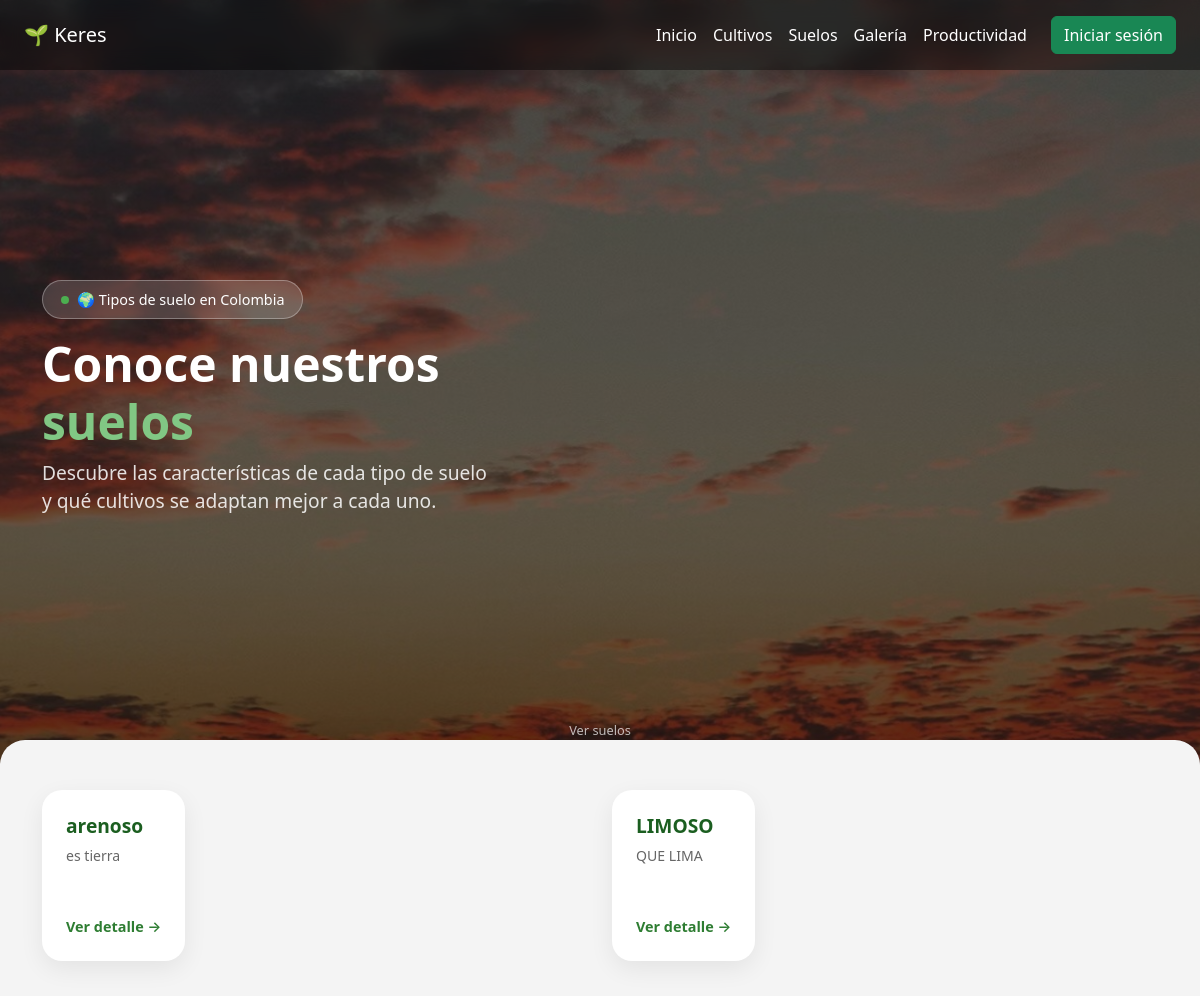
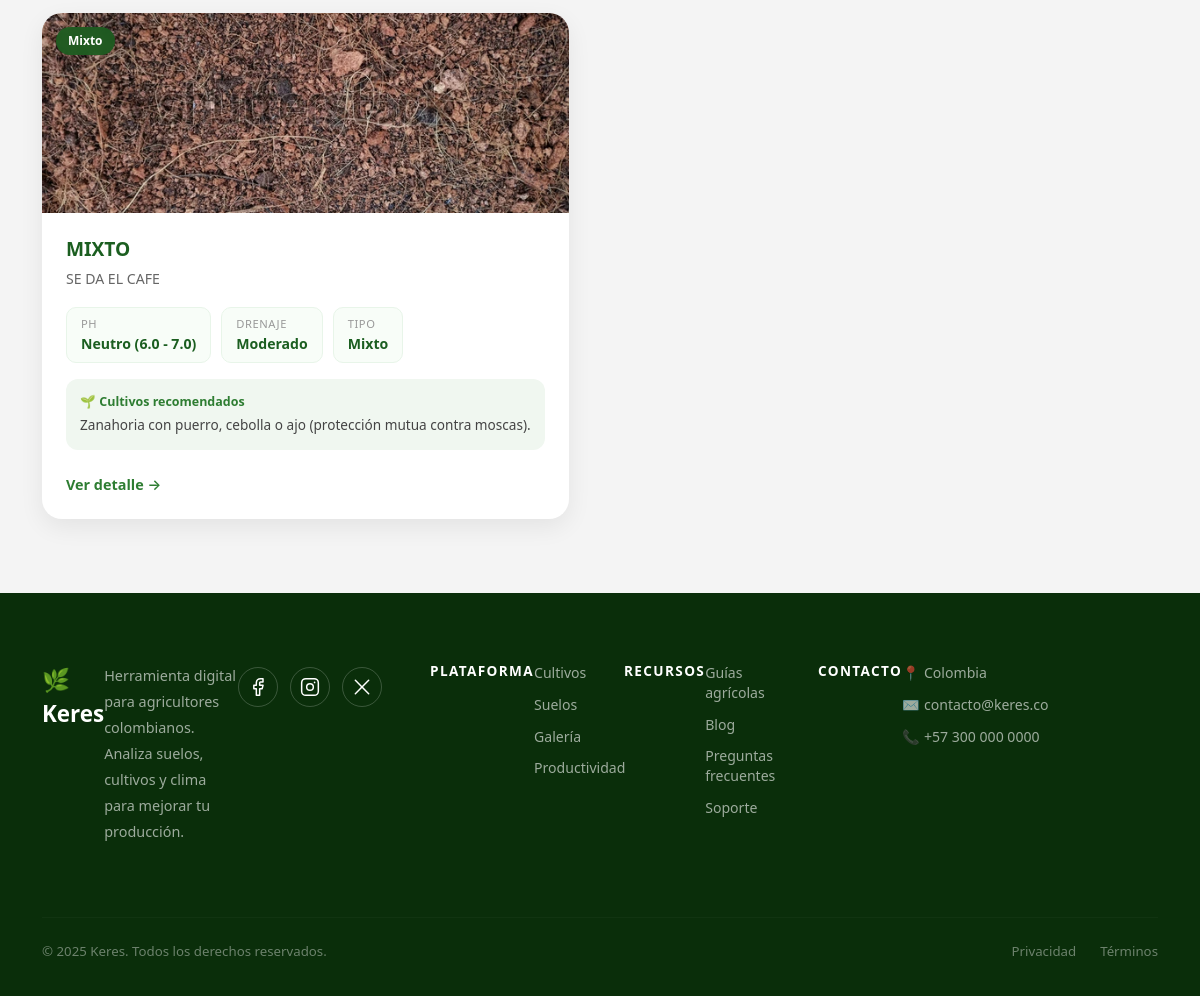
The page /suelos/ on the database its author committed (2 pictures, top to bottom).
### web/models.py (models this page shows, shortened)
class Suelo(models.Model):
    nombre = models.CharField(max_length=100)
    descripcion = models.TextField()

### web/views.py (the view)
# urls.py: path('suelos/', views.suelos, name='suelos'),
def suelos(request):
    suelos = Suelo.objects.all()
    return render(request, "suelos.html", {"suelos": suelos})

### web/templates/suelos.html (shortened to what this page needs)
{% extends 'base.html' %}
{% block contenido %}
<section class="hero hero-cultivos">
    <div class="container text-white">
        <div class="hero-badge mb-3">
            <span class="badge-dot"></span>
            🌍 Tipos de suelo en Colombia
        </div>
        <h1 class="display-3 fw-bold hero-titulo">
            Conoce nuestros <br>
            <span class="hero-highlight">suelos</span>
        </h1>
        <p class="lead mb-4 hero-sub">
            Descubre las características de cada tipo de suelo<br>
            y qué cultivos se adaptan mejor a cada uno.
        </p>
    </div>
    <div class="scroll-indicator">
        <span>Ver suelos</span>
        <div class="scroll-arrow">
        </div>
    </div>
</section>
<div class="cultivos-container">
    <div class="container">
        <div class="row g-4">
            {% for suelo in suelos %}
            <div class="col-md-6 mb-4">
                <div class="suelo-card">
                    {% if suelo.imagen %}
                    <div class="suelo-img-wrap">
                        <img src="{{ suelo.imagen.url }}" alt="{{ suelo.nombre }}">
                        <div class="suelo-tipo-badge">{{ suelo.get_tipo_display }}</div>
                    </div>
                    {% endif %}
                    <div class="suelo-body">
                        <h4 class="suelo-nombre">{{ suelo.nombre }}</h4>
                        <p class="suelo-desc">{{ suelo.descripcion|truncatechars:120 }}</p>
                        <div class="suelo-fichas">
                            {% if suelo.ph %}
                            <div class="suelo-ficha">
                                <span class="suelo-ficha-label">pH</span>
                                <span class="suelo-ficha-valor">{{ suelo.get_ph_display }}</span>
                            </div>
                            {% endif %}
                            {% if suelo.drenaje %}
                            <div class="suelo-ficha">
                                <span class="suelo-ficha-label">Drenaje</span>
                                <span class="suelo-ficha-valor">{{ suelo.drenaje }}</span>
                            </div>
                            {% endif %}
                            {% if suelo.tipo %}
                            <div class="suelo-ficha">
                                <span class="suelo-ficha-label">Tipo</span>
                                <span class="suelo-ficha-valor">{{ suelo.get_tipo_display }}</span>
                            </div>
                            {% endif %}
                        </div>
                        {% if suelo.cultivos_recomendados %}
                        <div class="suelo-cultivos">
                            <span class="suelo-cultivos-label">🌱 Cultivos recomendados</span>
                            <p class="suelo-cultivos-valor">{{ suelo.cultivos_recomendados }}</p>
                        </div>
                        {% endif %}
                        <a href="{% url 'detalle_suelo' suelo.id %}" class="cultivo-btn mt-3 d-inline-block">
                            Ver detalle →
                        </a>
                    </div>
                </div>
            </div>
            {% empty %}
            <div class="col-12 text-center py-5">
                <p style="color:#999; font-size:1.1rem;">No hay suelos registrados aún.</p>
            </div>
            {% endfor %}
        </div>
    </div>
</div>
{% endblock %}

### static/css/style.css (style rules this page uses)
*, *::before, *::after { box-sizing: border-box; -webkit-tap-highlight-color: transparent; }
html { overflow-x: hidden; -webkit-text-size-adjust: 100%; }
body { background: #f4f4f4; overflow-x: hidden; min-width: 320px; }
img { max-width: 100%; height: auto; display: block; }
h1, h2, h3, h4, h5 { word-break: break-word; overflow-wrap: break-word; }
section { padding: 80px 0; }
.hero { min-height: 100svh; background: linear-gradient(rgba(0,0,0,0.5), rgba(0,0,0,0.7)), url("../img/fondo.jpg") no-repeat center center / cover; background-attachment: fixed; display: flex; align-items: center; color: white; padding-top: 80px; padding-bottom: 60px; position: relative; }
.hero h1 { font-size: 3rem; font-weight: bold; animation: fadeUp 1s ease; }
.hero p { font-size: 1.2rem; animation: fadeUp 1.4s ease; }
.hero-badge { display: inline-flex; align-items: center; gap: 8px; background: rgba(255,255,255,0.15); border: 1px solid rgba(255,255,255,0.3); backdrop-filter: blur(10px); -webkit-backdrop-filter: blur(10px); padding: 8px 18px; border-radius: 50px; font-size: 0.9rem; font-weight: 500; animation: fadeUp 0.8s ease; }
.badge-dot { width: 8px; height: 8px; min-width: 8px; background: #4caf50; border-radius: 50%; display: inline-block; animation: pulsar 1.5s infinite; }
.hero-titulo { font-size: 3.5rem; line-height: 1.2; animation: fadeUp 1s ease; }
.hero-highlight { color: #81c784; }
.hero-sub { font-size: 1.15rem; color: rgba(255,255,255,0.85); animation: fadeUp 1.2s ease; max-width: 550px; }
.scroll-indicator { position: absolute; bottom: 30px; left: 50%; transform: translateX(-50%); display: flex; flex-direction: column; align-items: center; gap: 6px; color: rgba(255,255,255,0.7); font-size: 0.8rem; animation: flotar 2s ease-in-out infinite; pointer-events: none; }
.hero-cultivos { background: linear-gradient(rgba(0,0,0,0.55), rgba(0,0,0,0.75)), url("../img/fondo.jpg") no-repeat center center / cover; background-attachment: fixed; }
.row > div { display: flex; }
.cultivos-container { background: #f4f4f4; border-radius: 25px 25px 0 0; margin-top: -60px; position: relative; z-index: 5; padding: 50px 0; }
.cultivo-btn { display: inline-block; color: #2e7d32; font-weight: 600; font-size: 0.9rem; text-decoration: none; transition: all 0.3s ease; }
.suelo-card { background: #ffffff; border-radius: 20px; overflow: hidden; box-shadow: 0 8px 25px rgba(0,0,0,0.07); transition: all 0.4s ease; height: 100%; display: flex; flex-direction: column; position: relative; }
.suelo-card::before { content: ""; position: absolute; top: -50%; left: -50%; width: 60px; height: 200%; background: rgba(255,255,255,0.1); transform: rotate(25deg) translateX(-100px); transition: all 0.6s ease; z-index: 1; pointer-events: none; }
.suelo-img-wrap { position: relative; height: 200px; overflow: hidden; }
.suelo-img-wrap img { width: 100%; height: 100%; object-fit: cover; transition: transform 0.6s ease; }
.suelo-tipo-badge { position: absolute; top: 14px; left: 14px; background: rgba(27,94,32,0.9); color: #ffffff; font-size: 0.75rem; font-weight: 600; padding: 5px 12px; border-radius: 50px; backdrop-filter: blur(5px); -webkit-backdrop-filter: blur(5px); }
.suelo-body { padding: 24px; display: flex; flex-direction: column; flex-grow: 1; }
.suelo-nombre { font-size: 1.2rem; font-weight: 700; color: #1b5e20; margin-bottom: 8px; }
.suelo-desc { font-size: 0.88rem; color: #666; line-height: 1.6; margin-bottom: 16px; }
.suelo-fichas { display: flex; gap: 10px; flex-wrap: wrap; margin-bottom: 16px; }
.suelo-ficha { background: #f8fdf8; border: 1px solid #e8f5e9; border-radius: 10px; padding: 8px 14px; display: flex; flex-direction: column; }
.suelo-ficha-label { font-size: 0.7rem; color: #999; text-transform: uppercase; letter-spacing: 0.05em; }
.suelo-ficha-valor { font-size: 0.88rem; font-weight: 600; color: #1b5e20; }
.suelo-cultivos { background: #f0f7f0; border-radius: 12px; padding: 14px; margin-bottom: 8px; }
.suelo-cultivos-label { display: block; font-size: 0.78rem; font-weight: 600; color: #2e7d32; margin-bottom: 4px; }
.suelo-cultivos-valor { font-size: 0.85rem; color: #444; margin: 0; line-height: 1.5; }

### web/templates/base.html (style rules this page uses)
html, body { overflow-x: hidden; max-width: 100%; }

### rows shown on the page
Suelo: nombre "arenoso", descripcion "es tierra"
Suelo: nombre "LIMOSO", descripcion "QUE LIMA"
Suelo: imagen (picture), tipo "Mixto", nombre "MIXTO", descripcion "SE DA EL CAFE", ph "Neutro (6.0 - 7.0)", drenaje "Moderado", cultivos_recomendados "Zanahoria con puerro, cebolla o ajo (protección mutua contra moscas)."
